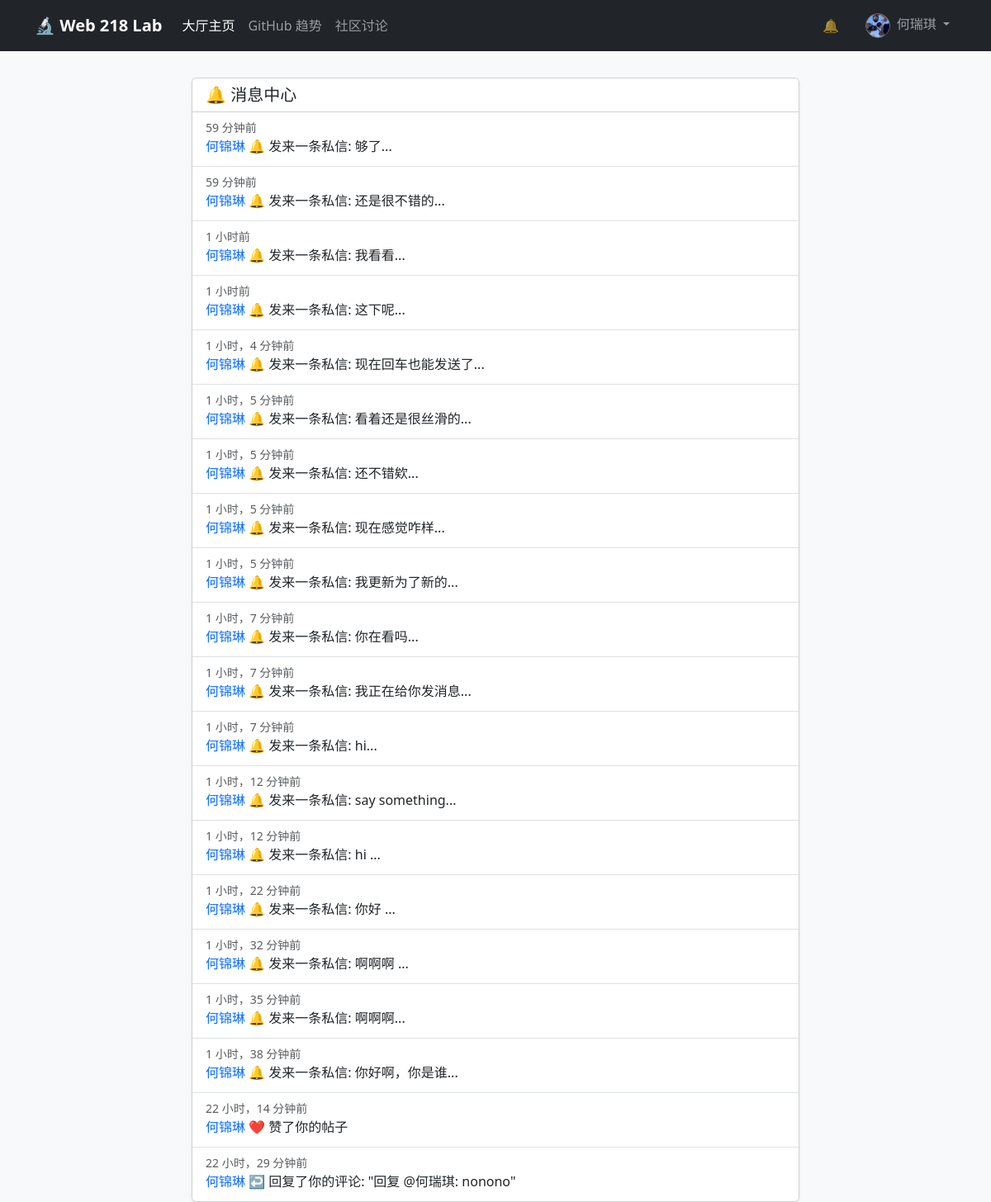
The app's page /notifications/ (signed in) with its own data.
### user_app/models.py (models this page shows, shortened)
class CustomUser(AbstractUser):
    email = models.EmailField(unique=True, verbose_name='邮箱地址')
    nickname = models.CharField(max_length=50, blank=True, verbose_name='昵称')
    bio = models.TextField(max_length=500, blank=True, verbose_name='个人简介')
    avatar = models.ImageField(upload_to=user_avatar_path, blank=True, null=True, verbose_name='头像')
    email_verified = models.BooleanField(default=False, verbose_name='邮箱已验证')
    following = models.ManyToManyField(
        'self',
        symmetrical=False,
        related_name='followers',
        blank=True,
        verbose_name='关注的人'
    )
    class Meta:
        verbose_name = '用户'
        verbose_name_plural = verbose_name

### notifications/models.py (models this page shows, shortened)
class Notification(models.Model):
    CHOICES = (
        ('like', '点赞'),
        ('comment', '评论'),
        ('reply', '回复'),
        ('follow', '关注'), # 👈 新增这一行
        ('system', '系统通知')
    )
    recipient = models.ForeignKey(settings.AUTH_USER_MODEL, on_delete=models.CASCADE, related_name='notifications', verbose_name='接收者')
    actor = models.ForeignKey(settings.AUTH_USER_MODEL, on_delete=models.CASCADE, related_name='triggered_notifications', verbose_name='触发者')
    verb = models.CharField('动作', max_length=20, choices=CHOICES)
    target_url = models.CharField('跳转链接', max_length=255)
    content = models.TextField('消息摘要', blank=True, null=True)
    is_read = models.BooleanField('已读', default=False)
    created_at = models.DateTimeField(auto_now_add=True)
    is_read = models.BooleanField('已读', default=False)
    created_at = models.DateTimeField(auto_now_add=True)
    class Meta:
        ordering = ['-created_at']

### notifications/views.py (the view)
# urls.py: path('', views.notification_list, name='list'),
@login_required
def notification_list(request):
    notifications = request.user.notifications.all()
    return render(request, 'notifications/list.html', {'notifications': notifications})

### notifications/context_processors.py (called while the page is built)
def unread_count(request):
    if request.user.is_authenticated:
        count = Notification.objects.filter(recipient=request.user, is_read=False).count()
        return {'unread_notification_count': count}
    return {}

### notifications/templates/notifications/list.html (shortened to what this page needs)
{% extends 'base.html' %}
{% block content %}
<div class="row justify-content-center">
    <div class="col-md-8">
        <div class="card shadow-sm">
            <div class="card-header bg-white">
                <h5 class="mb-0">🔔 消息中心</h5>
            </div>
            <div class="list-group list-group-flush">
                {% for notice in notifications %}
                <a href="{% url 'notifications:read_and_redirect' notice.pk %}" class="list-group-item list-group-item-action {% if not notice.is_read %}bg-light fw-bold{% endif %}">
                    <div class="d-flex w-100 justify-content-between">
                        <small class="text-muted">{{ notice.created_at|timesince }}前</small>
                    </div>
                    <p class="mb-1">
                        <span class="text-primary">{{ notice.actor.nickname|default:notice.actor.username }}</span>
                        {% if notice.verb == 'like' %}
                            ❤️ 赞了你的帖子
                        {% elif notice.verb == 'comment' %}
                            💬 评论了你的帖子: "{{ notice.content }}"
                        {% elif notice.verb == 'reply' %}
                            ↩️ 回复了你的评论: "{{ notice.content }}"
                        {% elif notice.verb == 'follow' %}
                            👤 关注了你
                        {% elif notice.verb == 'system' %}
                            🔔 {{ notice.content }}
                        {% endif %}
                    </p>
                </a>
                {% empty %}
                <div class="text-center py-4 text-muted">暂无新消息</div>
                {% endfor %}
            </div>
        </div>
    </div>
</div>
{% endblock %}

### templates/base.html (shortened to what this page needs)
<!DOCTYPE html>
<html lang="zh">
<head>
    <link href="https://cdn.jsdelivr.net/npm/bootstrap@5.3.0/dist/css/bootstrap.min.css" rel="stylesheet">
</head>
<body class="bg-light">
<nav class="navbar navbar-expand-lg navbar-dark bg-dark fixed-top">
  <div class="container">
    <a class="navbar-brand fw-bold" href="{% url 'home' %}">🔬 Web 218 Lab</a>
    <div class="collapse navbar-collapse" id="navbarNav">
      <ul class="navbar-nav me-auto">
        <li class="nav-item">
          <a class="nav-link active" href="{% url 'home' %}">大厅主页</a>
        </li>
        <li class="nav-item">
          <a class="nav-link" href="{% url 'Github_trend:index' %}">GitHub 趋势</a>
        </li>
        <li class="nav-item">
            <a class="nav-link" href="{% url 'community:post_list' %}">社区讨论</a>
        </li>
      </ul>
      <ul class="navbar-nav align-items-center">
        {% if user.is_authenticated %}
            <li class="nav-item me-3">
                <a class="nav-link position-relative" href="{% url 'notifications:list' %}">
                    🔔
                </a>
            </li>
            <li class="nav-item dropdown">
                <a class="nav-link dropdown-toggle" href="#" role="button" data-bs-toggle="dropdown">
                    {% if user.avatar %}
                        <img src="{{ user.avatar.url }}"
                            class="rounded-circle border border-secondary"
                            style="width: 30px; height: 30px; object-fit: cover; aspect-ratio: 1 / 1;">
                    {% else %}
                        👤
                    {% endif %}
                    <span class="ms-1">{{ user.nickname|default:user.username }}</span>
                </a>
            </li>
        {% endif %}
      </ul>
    </div>
  </div>
</nav>
<div class="container mt-4">
    {% block content %}
    {% endblock %}
</div>
</body>
</html>

### templates/base.html (style rules this page uses)
body { padding-top: 70px; }
img, video, iframe { max-width: 100%; height: auto; }
img.rounded-circle { object-fit: cover !important; aspect-ratio: 1 / 1 !important; height: auto; }
.navbar-nav img.rounded-circle { height: 30px !important; width: 30px !important; }

### records on screen
CustomUser: avatar (picture), nickname "何瑞琪"
Notification: created_at "59 分钟", actor.nickname "何锦琳", content "发来一条私信: 够了..."
Notification: created_at "59 分钟", actor.nickname "何锦琳", content "发来一条私信: 还是很不错的..."
Notification: created_at "1 小时", actor.nickname "何锦琳", content "发来一条私信: 我看看..."
Notification: created_at "1 小时", actor.nickname "何锦琳", content "发来一条私信: 这下呢..."
Notification: created_at "1 小时，4 分钟", actor.nickname "何锦琳", content "发来一条私信: 现在回车也能发送了..."
Notification: created_at "1 小时，5 分钟", actor.nickname "何锦琳", content "发来一条私信: 看着还是很丝滑的..."
Notification: created_at "1 小时，5 分钟", actor.nickname "何锦琳", content "发来一条私信: 还不错欸..."
Notification: created_at "1 小时，5 分钟", actor.nickname "何锦琳", content "发来一条私信: 现在感觉咋样..."
Notification: created_at "1 小时，5 分钟", actor.nickname "何锦琳", content "发来一条私信: 我更新为了新的..."
Notification: created_at "1 小时，7 分钟", actor.nickname "何锦琳", content "发来一条私信: 你在看吗..."
Notification: created_at "1 小时，7 分钟", actor.nickname "何锦琳", content "发来一条私信: 我正在给你发消息..."
Notification: created_at "1 小时，7 分钟", actor.nickname "何锦琳", content "发来一条私信: hi..."
Notification: created_at "1 小时，12 分钟", actor.nickname "何锦琳", content "发来一条私信: say something..."
Notification: created_at "1 小时，12 分钟", actor.nickname "何锦琳", content "发来一条私信: hi ..."
Notification: created_at "1 小时，22 分钟", actor.nickname "何锦琳", content "发来一条私信: 你好 ..."
Notification: created_at "1 小时，32 分钟", actor.nickname "何锦琳", content "发来一条私信: 啊啊啊 ..."
Notification: created_at "1 小时，35 分钟", actor.nickname "何锦琳", content "发来一条私信: 啊啊啊..."
Notification: created_at "1 小时，38 分钟", actor.nickname "何锦琳", content "发来一条私信: 你好啊，你是谁..."
Notification: created_at "22 小时，14 分钟", actor.nickname "何锦琳", verb "❤️ 赞了你的帖子"
Notification: created_at "22 小时，29 分钟", actor.nickname "何锦琳", content "回复 @何瑞琪: nonono"
